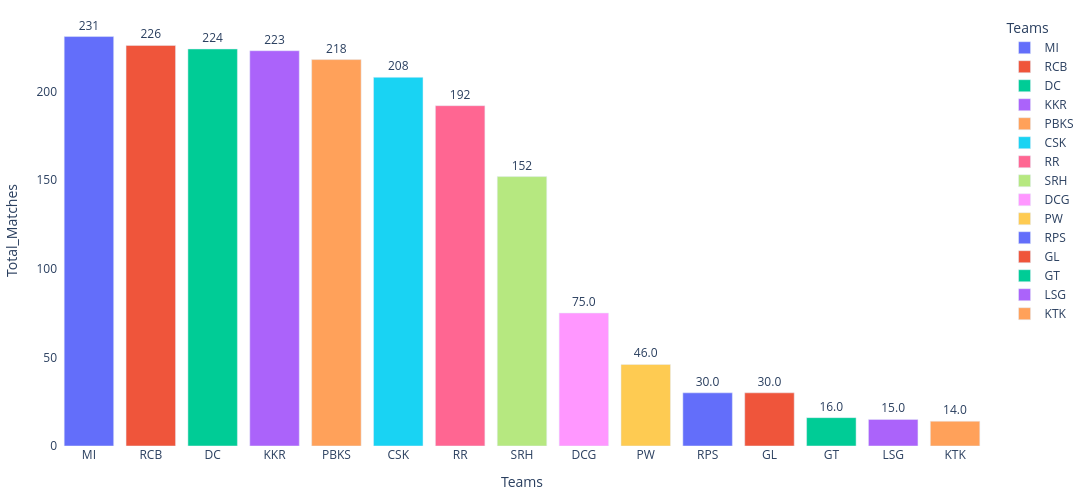

Here is the notebook cell this chart was saved with:
### Code cell
import plotly.express as px
fig = px.bar(teams_matches, x='Teams', y='Total_Matches', text='Total_Matches',
             color ='Teams')

fig.update_traces(texttemplate='%{text:.3s}', textposition='outside')
fig.update_layout({'plot_bgcolor': 'white',
                   'paper_bgcolor': 'white'})

fig.update_layout(width=1100, height=500,
                  margin = dict(t=15, l=15, r=15, b=15))
fig.show()

### Figure 1 — Plotly figure (JSON) as saved in the notebook; plotly's stock layout.template omitted (floating-point values rounded to 4 significant figures)
{"data": [{"hovertemplate": "Teams=%{x}<br>Total_Matches=%{text}<extra></extra>", "legendgroup": "MI", "marker": {"color": "#636efa", "pattern": {"shape": ""}}, "name": "MI", "orientation": "v", "showlegend": true, "text": [231.0], "textposition": "outside", "texttemplate": "%{text:.3s}", "type": "bar", "x": ["MI"], "xaxis": "x", "y": [231], "yaxis": "y"}, {"hovertemplate": "Teams=%{x}<br>Total_Matches=%{text}<extra></extra>", "legendgroup": "RCB", "marker": {"color": "#EF553B", "pattern": {"shape": ""}}, "name": "RCB", "orientation": "v", "showlegend": true, "text": [226.0], "textposition": "outside", "texttemplate": "%{text:.3s}", "type": "bar", "x": ["RCB"], "xaxis": "x", "y": [226], "yaxis": "y"}, {"hovertemplate": "Teams=%{x}<br>Total_Matches=%{text}<extra></extra>", "legendgroup": "DC", "marker": {"color": "#00cc96", "pattern": {"shape": ""}}, "name": "DC", "orientation": "v", "showlegend": true, "text": [224.0], "textposition": "outside", "texttemplate": "%{text:.3s}", "type": "bar", "x": ["DC"], "xaxis": "x", "y": [224], "yaxis": "y"}, {"hovertemplate": "Teams=%{x}<br>Total_Matches=%{text}<extra></extra>", "legendgroup": "KKR", "marker": {"color": "#ab63fa", "pattern": {"shape": ""}}, "name": "KKR", "orientation": "v", "showlegend": true, "text": [223.0], "textposition": "outside", "texttemplate": "%{text:.3s}", "type": "bar", "x": ["KKR"], "xaxis": "x", "y": [223], "yaxis": "y"}, {"hovertemplate": "Teams=%{x}<br>Total_Matches=%{text}<extra></extra>", "legendgroup": "PBKS", "marker": {"color": "#FFA15A", "pattern": {"shape": ""}}, "name": "PBKS", "orientation": "v", "showlegend": true, "text": [218.0], "textposition": "outside", "texttemplate": "%{text:.3s}", "type": "bar", "x": ["PBKS"], "xaxis": "x", "y": [218], "yaxis": "y"}, {"hovertemplate": "Teams=%{x}<br>Total_Matches=%{text}<extra></extra>", "legendgroup": "CSK", "marker": {"color": "#19d3f3", "pattern": {"shape": ""}}, "name": "CSK", "orientation": "v", "showlegend": true, "text": [208.0], "textposition": "outside", "texttemplate": "%{text:.3s}", "type": "bar", "x": ["CSK"], "xaxis": "x", "y": [208], "yaxis": "y"}, {"hovertemplate": "Teams=%{x}<br>Total_Matches=%{text}<extra></extra>", "legendgroup": "RR", "marker": {"color": "#FF6692", "pattern": {"shape": ""}}, "name": "RR", "orientation": "v", "showlegend": true, "text": [192.0], "textposition": "outside", "texttemplate": "%{text:.3s}", "type": "bar", "x": ["RR"], "xaxis": "x", "y": [192], "yaxis": "y"}, {"hovertemplate": "Teams=%{x}<br>Total_Matches=%{text}<extra></extra>", "legendgroup": "SRH", "marker": {"color": "#B6E880", "pattern": {"shape": ""}}, "name": "SRH", "orientation": "v", "showlegend": true, "text": [152.0], "textposition": "outside", "texttemplate": "%{text:.3s}", "type": "bar", "x": ["SRH"], "xaxis": "x", "y": [152], "yaxis": "y"}, {"hovertemplate": "Teams=%{x}<br>Total_Matches=%{text}<extra></extra>", "legendgroup": "DCG", "marker": {"color": "#FF97FF", "pattern": {"shape": ""}}, "name": "DCG", "orientation": "v", "showlegend": true, "text": [75.0], "textposition": "outside", "texttemplate": "%{text:.3s}", "type": "bar", "x": ["DCG"], "xaxis": "x", "y": [75], "yaxis": "y"}, {"hovertemplate": "Teams=%{x}<br>Total_Matches=%{text}<extra></extra>", "legendgroup": "PW", "marker": {"color": "#FECB52", "pattern": {"shape": ""}}, "name": "PW", "orientation": "v", "showlegend": true, "text": [46.0], "textposition": "outside", "texttemplate": "%{text:.3s}", "type": "bar", "x": ["PW"], "xaxis": "x", "y": [46], "yaxis": "y"}, {"hovertemplate": "Teams=%{x}<br>Total_Matches=%{text}<extra></extra>", "legendgroup": "RPS", "marker": {"color": "#636efa", "pattern": {"shape": ""}}, "name": "RPS", "orientation": "v", "showlegend": true, "text": [30.0], "textposition": "outside", "texttemplate": "%{text:.3s}", "type": "bar", "x": ["RPS"], "xaxis": "x", "y": [30], "yaxis": "y"}, {"hovertemplate": "Teams=%{x}<br>Total_Matches=%{text}<extra></extra>", "legendgroup": "GL", "marker": {"color": "#EF553B", "pattern": {"shape": ""}}, "name": "GL", "orientation": "v", "showlegend": true, "text": [30.0], "textposition": "outside", "texttemplate": "%{text:.3s}", "type": "bar", "x": ["GL"], "xaxis": "x", "y": [30], "yaxis": "y"}, {"hovertemplate": "Teams=%{x}<br>Total_Matches=%{text}<extra></extra>", "legendgroup": "GT", "marker": {"color": "#00cc96", "pattern": {"shape": ""}}, "name": "GT", "orientation": "v", "showlegend": true, "text": [16.0], "textposition": "outside", "texttemplate": "%{text:.3s}", "type": "bar", "x": ["GT"], "xaxis": "x", "y": [16], "yaxis": "y"}, {"hovertemplate": "Teams=%{x}<br>Total_Matches=%{text}<extra></extra>", "legendgroup": "LSG", "marker": {"color": "#ab63fa", "pattern": {"shape": ""}}, "name": "LSG", "orientation": "v", "showlegend": true, "text": [15.0], "textposition": "outside", "texttemplate": "%{text:.3s}", "type": "bar", "x": ["LSG"], "xaxis": "x", "y": [15], "yaxis": "y"}, {"hovertemplate": "Teams=%{x}<br>Total_Matches=%{text}<extra></extra>", "legendgroup": "KTK", "marker": {"color": "#FFA15A", "pattern": {"shape": ""}}, "name": "KTK", "orientation": "v", "showlegend": true, "text": [14.0], "textposition": "outside", "texttemplate": "%{text:.3s}", "type": "bar", "x": ["KTK"], "xaxis": "x", "y": [14], "yaxis": "y"}], "layout": {"barmode": "relative", "height": 500, "legend": {"title": {"text": "Teams"}, "tracegroupgap": 0}, "margin": {"b": 15, "l": 15, "r": 15, "t": 15}, "paper_bgcolor": "white", "plot_bgcolor": "white", "width": 1100, "xaxis": {"anchor": "y", "categoryarray": ["MI", "RCB", "DC", "KKR", "PBKS", "CSK", "RR", "SRH", "DCG", "PW", "RPS", "GL", "GT", "LSG", "KTK"], "categoryorder": "array", "domain": [0, 1], "title": {"text": "Teams"}}, "yaxis": {"anchor": "x", "domain": [0, 1], "title": {"text": "Total_Matches"}}}}
